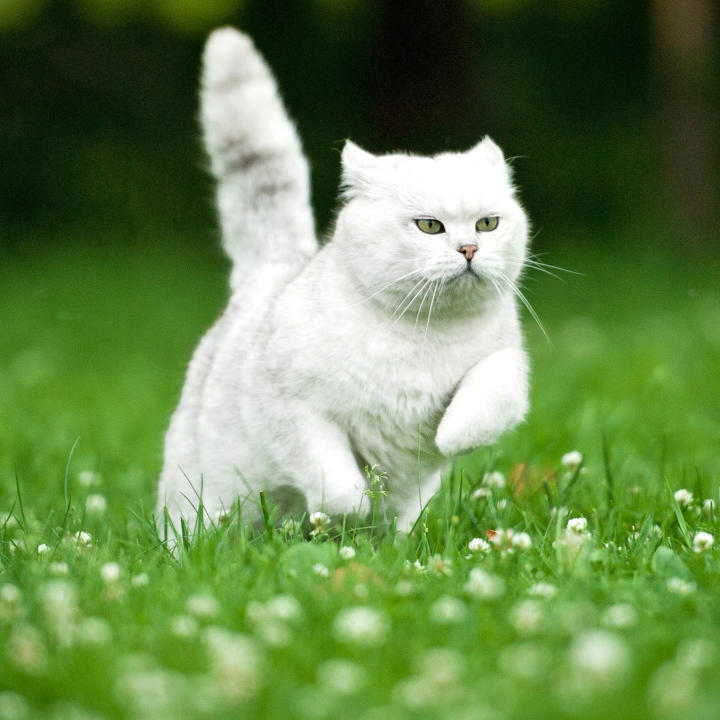
#> input picture Images/Cat.jpg, 720 x 720 px, given in place of the camera
$ python 'Webcam & Filter.py'
#> lines starting #> are read from the running program, lines starting #| are printed output that depends on the picture; after the words box and inside, x2 and y2 are one past the last pixel; in counts of white or black regions, pixels touching at a corner belong together
import cv2 as cv
import numpy as np
def stackImages(scale,imgArray):
    rows = len(imgArray)
    cols = len(imgArray[0])
    rowsAvailable = isinstance(imgArray[0], list)
    width = imgArray[0][0].shape[1]
    height = imgArray[0][0].shape[0]
    if rowsAvailable:
        for x in range ( 0, rows):
            for y in range(0, cols):
                if imgArray[x][y].shape[:2] == imgArray[0][0].shape [:2]:
                    imgArray[x][y] = cv.resize(imgArray[x][y], (0, 0), None, scale, scale)
                else:
                    imgArray[x][y] = cv.resize(imgArray[x][y], (imgArray[0][0].shape[1], imgArray[0][0].shape[0]), None, scale, scale)
                if len(imgArray[x][y].shape) == 2: imgArray[x][y]= cv.cvtColor( imgArray[x][y], cv.COLOR_GRAY2BGR)
        imageBlank = np.zeros((height, width, 3), np.uint8)
        hor = [imageBlank]*rows
        hor_con = [imageBlank]*rows
        for x in range(0, rows):
            hor[x] = np.hstack(imgArray[x])
        ver = np.vstack(hor)
    else:
        for x in range(0, rows):
            if imgArray[x].shape[:2] == imgArray[0].shape[:2]:
                imgArray[x] = cv.resize(imgArray[x], (0, 0), None, scale, scale)
            else:
                imgArray[x] = cv.resize(imgArray[x], (imgArray[0].shape[1], imgArray[0].shape[0]), None,scale, scale)
            if len(imgArray[x].shape) == 2: imgArray[x] = cv.cvtColor(imgArray[x], cv.COLOR_GRAY2BGR)
        hor= np.hstack(imgArray)
        ver = hor
    return ver

cap =cv.VideoCapture(0)
cap.set(3,640,)
cap.set(4,480)
cap.set(10,100)
while True:
    sucess,img = cap.read()
#> img is the input picture: shape (720, 720, 3); mean B, G, R 78.6, 135, 104.4
    gray = cv.cvtColor(img, cv.COLOR_BGR2GRAY)
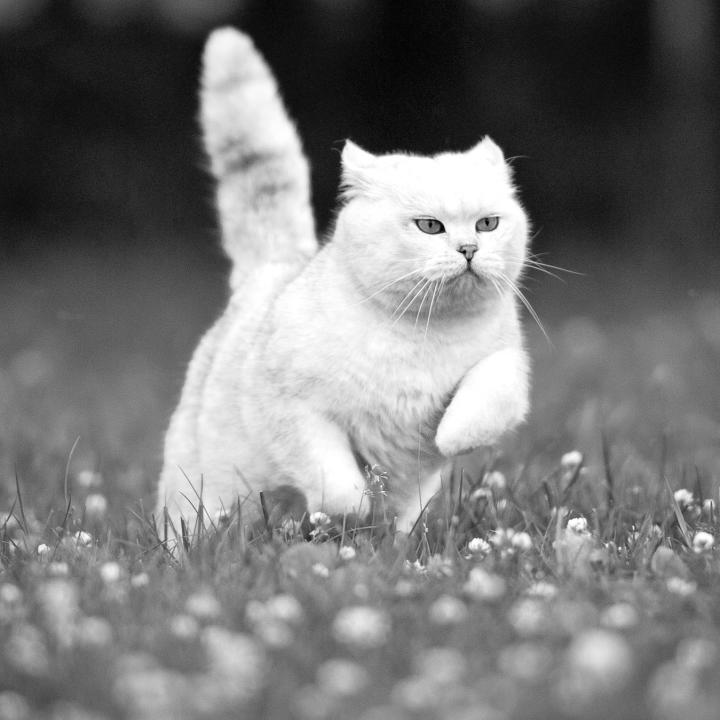
#> gray: shape (720, 720); min 1, max 255, mean 119.4
    blur = cv.GaussianBlur(gray, (7, 7), 1)
    canny = cv.Canny(gray,100,200)
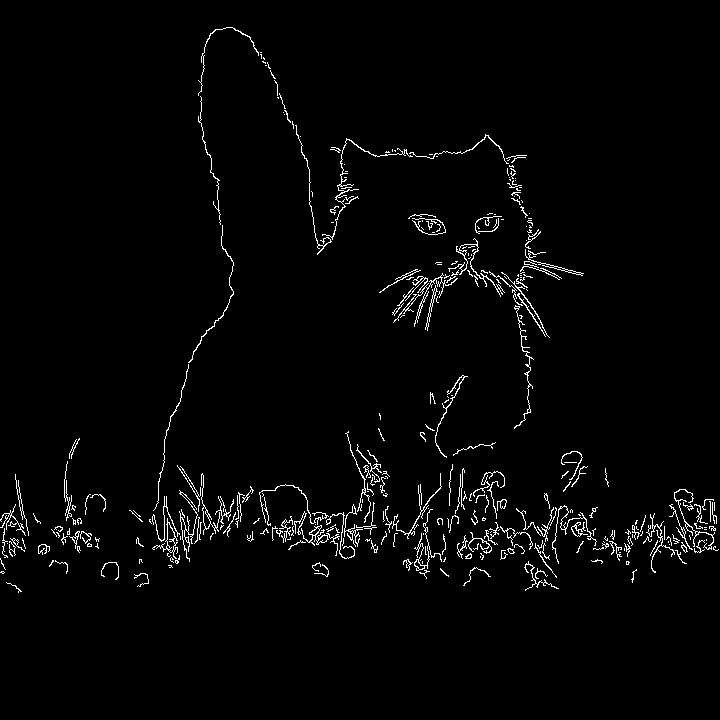
#> canny: shape (720, 720); 2.3% white in thin lines or dots, all inside (x1, y1, x2, y2) = (0, 27, 719, 593)
    dilation = cv.dilate(canny,(5,5),iterations=2)
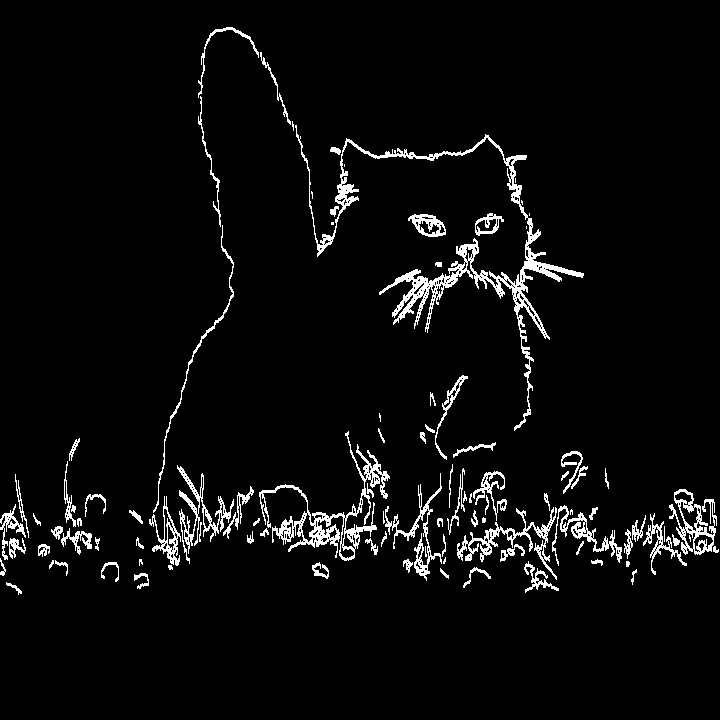
#> dilation: shape (720, 720); 4.4% white in thin lines or dots, all inside (x1, y1, x2, y2) = (0, 27, 719, 595)
    eroded = cv.erode(dilation,(5,5),iterations=2)
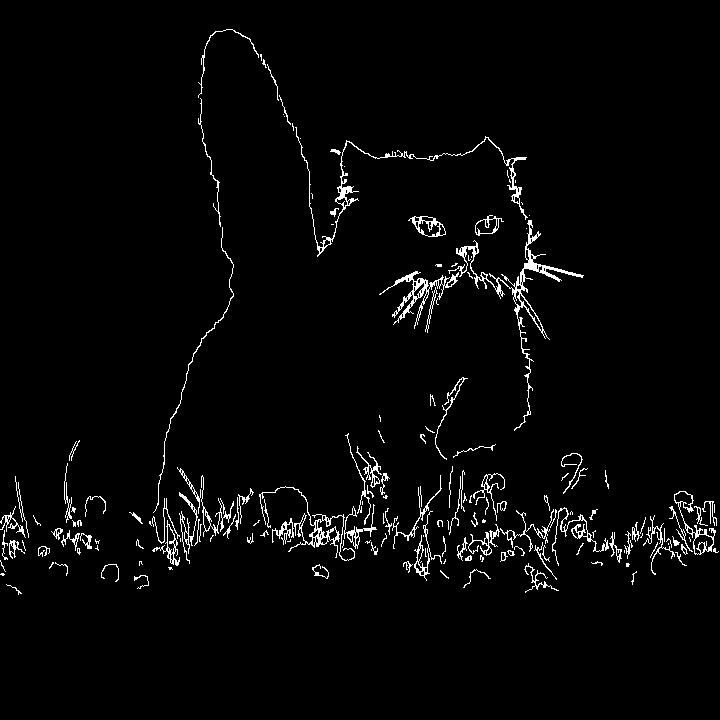
#> eroded: shape (720, 720); 2.7% white in thin lines or dots, all inside (x1, y1, x2, y2) = (0, 29, 719, 595)
    blank = np.zeros((img.shape[0],img.shape[1]),np.uint8)
    stackedImages =  stackImages(0.5,([img,gray,blur],[canny,dilation,eroded]))
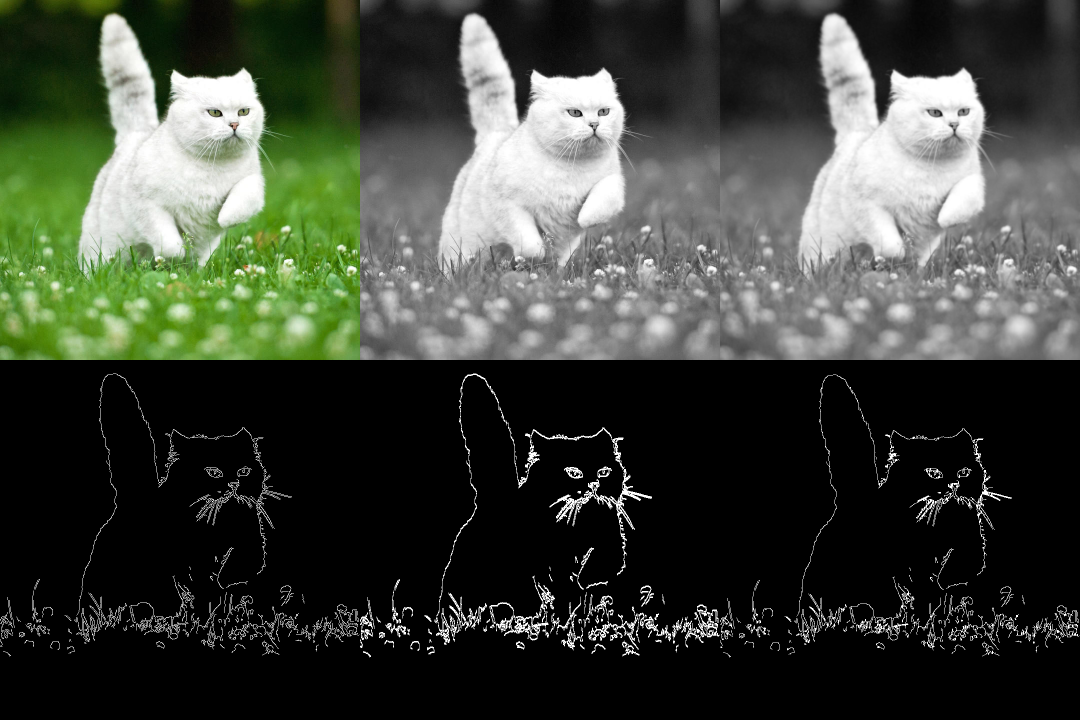
#> stackedImages: shape (720, 1080, 3); mean B, G, R 57, 66.4, 61.3
    cv.imshow('Stacked Images',stackedImages)
    # For the delay and a key word to break the loop
    if cv.waitKey(1) & 0xFF ==ord('q'):
#> (key q is pressed here)
       break

$ run again, on Images/city.jpg
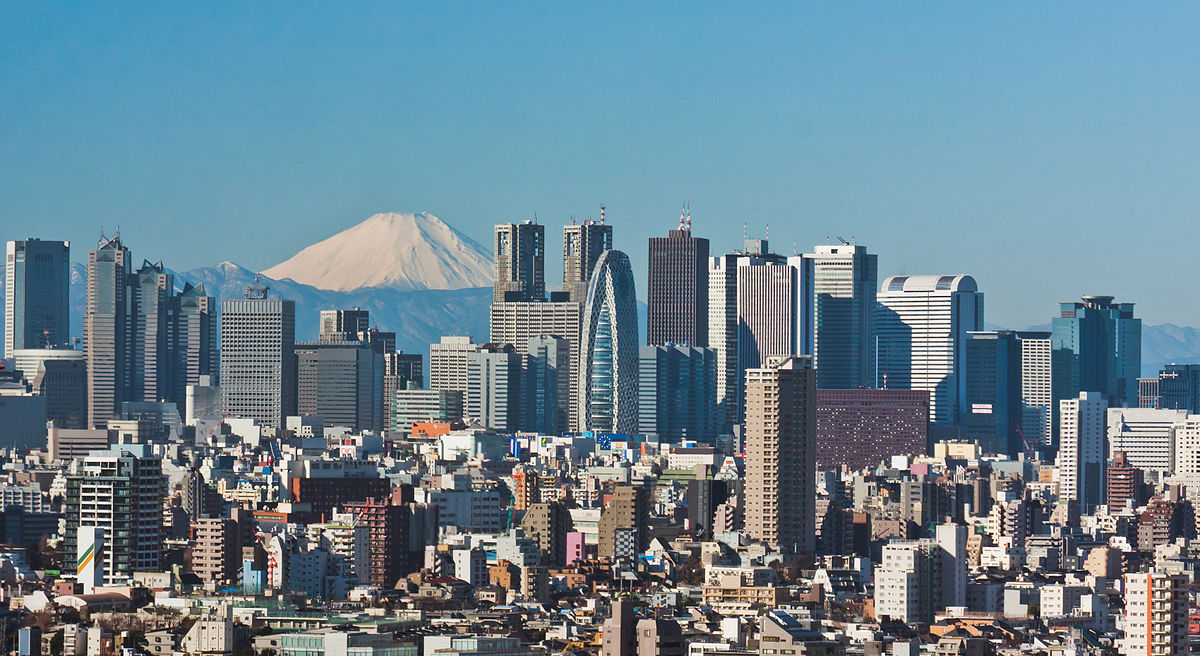
#> input picture Images/city.jpg, 1200 x 656 px, given in place of the camera
#> img is the input picture: shape (656, 1200, 3); mean B, G, R 145.8, 132.6, 107.4
#> `canny = cv.Canny(gray,100,200)`:
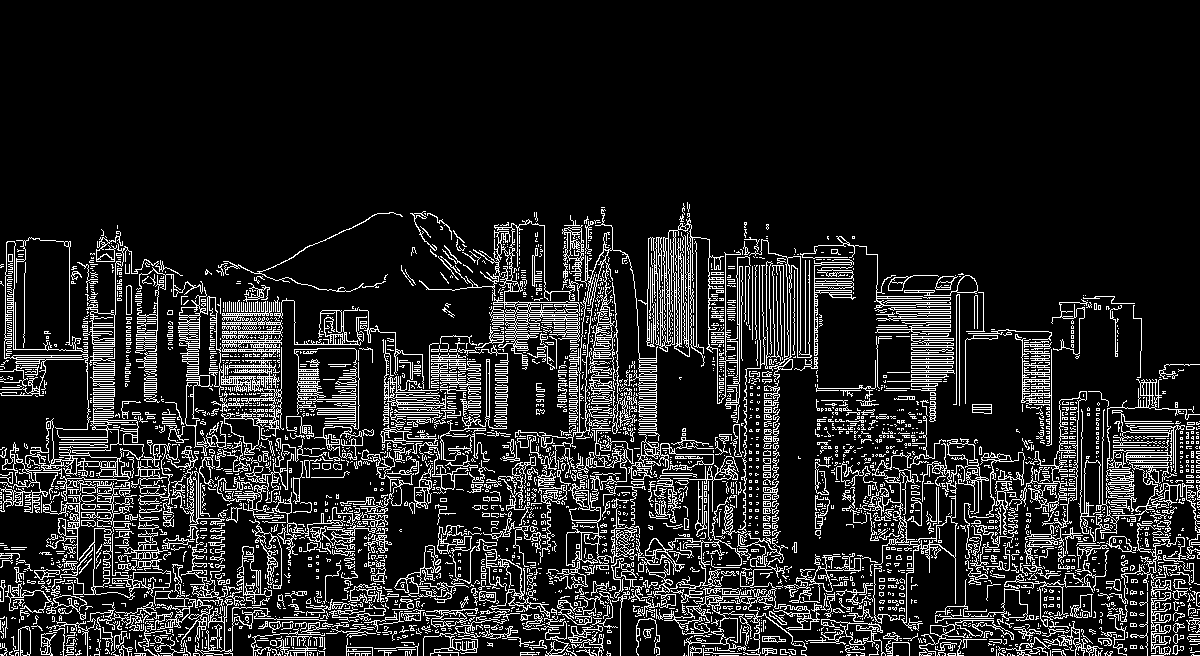
#> canny: shape (656, 1200); 13.5% white in thin lines or dots, all inside (x1, y1, x2, y2) = (0, 202, 1200, 656)
#> dilation: shape (656, 1200); 26.7% white; 406 white regions (242 under 20 px), largest, box (x1, y1, x2, y2) and area: (0, 202, 1200, 656) 194819, (216, 212, 403, 294) 1262, (821, 400, 875, 446) 880
#> eroded: shape (656, 1200); 19.7% white; 712 white regions (563 under 20 px), largest, box (x1, y1, x2, y2) and area: (0, 204, 1200, 656) 140448, (216, 214, 403, 294) 576, (821, 402, 875, 446) 515
#> `stackedImages =  stackImages(0.5,([img,gray,blur],[canny,dilation,erod..`:
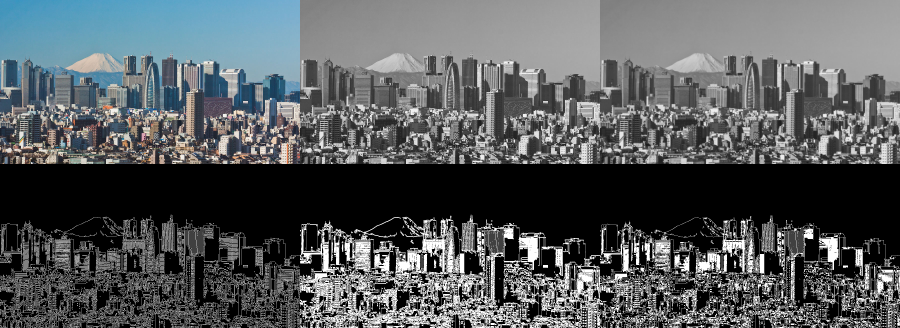
#> stackedImages: shape (656, 1800, 3) (shown at 1/2 size); mean B, G, R 92.1, 89.9, 85.7
